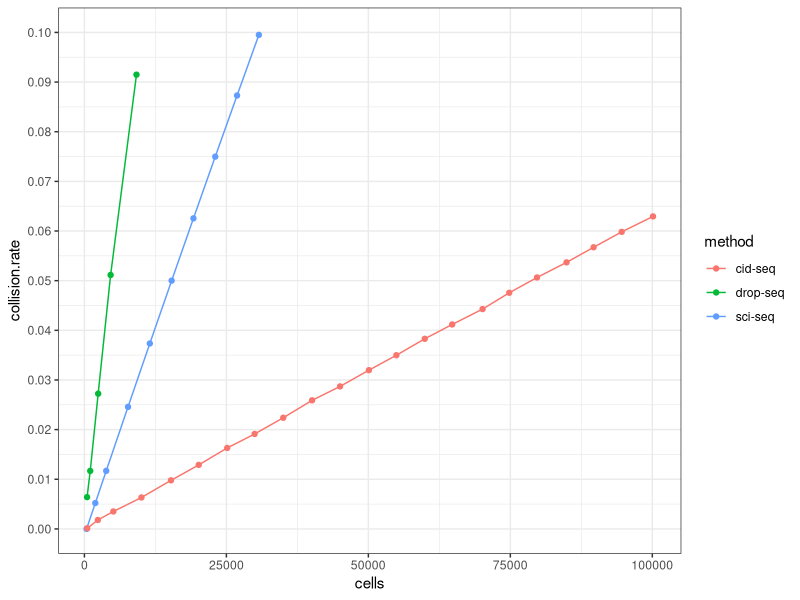

This figure's R source:
library(ggplot2);

## simulate cid-seq
w1 <- 16;

cells <- NULL;
crs <- NULL;
crs.mux <- NULL;
cr2s <- NULL;

for(lambda in c(0.01,0.05,0.1,0.2,0.3,0.4,0.5,0.6,0.7,0.8,0.9,1,1.1,1.2,1.3,1.4,1.5,1.6,1.7,1.8,1.9,2)) {
  n2<-rpois(50000,lambda);
  cells <- c(cells, sum(n2));
  bc0 <- w1 * (1-1/w1)^n2;
  bc1 <- n2*(1-1/w1)^(n2-1);
  bc2 <- w1 - bc0 - bc1;
  tmp <- bc2/(bc1+bc2)*n2;
  cr <- sum(na.omit(tmp))/sum(n2[!is.na(tmp)]);
  crs <- c(crs, cr);
}


## simluate sci-seq
w1 <- 384;

cells.sci <- NULL;
crs.sci <- NULL;
crs2.sci <- NULL;

for(n2 in c(1,5,10,20,30,40,50,60,70,80,90,100,110,120,130,140,150,160,170,180,190,200)) {
  n2<-rep(n2, w1);
  cells.sci <- c(cells.sci, sum(n2));
  bc0 <- w1 * (1-1/w1)^n2;
  bc1 <- n2*(1-1/w1)^(n2-1);
  bc2 <- w1 - bc0 - bc1;
  tmp <- bc2/(bc1+bc2)*n2;
  cr <- sum(na.omit(tmp))/sum(n2[!is.na(tmp)]);
  crs.sci <- c(crs.sci, cr);
  cr2 <- sum(bc2)/sum(bc1+bc2);
  crs2.sci <- c(crs2.sci, cr2);

}

## simluate drop-seq
cells.drop <- NULL;
crs.drop <- NULL;

cells2.drop <- NULL;
crs2.drop <- NULL;

#
for(lambda in c(0.01,0.02,0.05,0.1, 0.2, 0.3, 0.4, 0.5, 0.6, 0.7, 0.8, 0.9, 1,1.1,1.2,1.3,2,3,4,5)) {
   n2<-rpois(50000,lambda);

# for(lambda in c(0.01, 0.02, 0.03, 0.04, 0.05, 0.06, 0.07, 0.08, 0.09, 0.1,0.2,0.3,0.4)) {
#     n2<-rpois(50000,lambda);

  cells.drop <- c(cells.drop, length(which(n2>0)));
  cr <- length(which(n2>1))/length(which(n2>0));
  crs.drop <- c(crs.drop, cr);

  cells2.drop <- c(cells2.drop, sum(n2))
  cr2 <- sum(n2[which(n2>1)])/sum(n2);
  crs2.drop <- c(crs2.drop, cr2);

}

## plot everything
plot.df <- rbind(data.frame(cells=cells.drop, collision.rate=crs.drop, method="drop-seq"),
data.frame(cells=cells.sci, collision.rate=crs.sci, method="sci-seq"),
data.frame(cells=cells, collision.rate=crs, method="cid-seq"))

ggsave("collision.vs.cells.pdf",ggplot(aes(cells, collision.rate, color=method),data=plot.df)+geom_line()+geom_point()+scale_y_continuous(limits=c(0,0.1),breaks=seq(0,0.1,0.01))+theme_bw())
#+scale_y_log10(breaks=seq(0,0.2,0.02));
